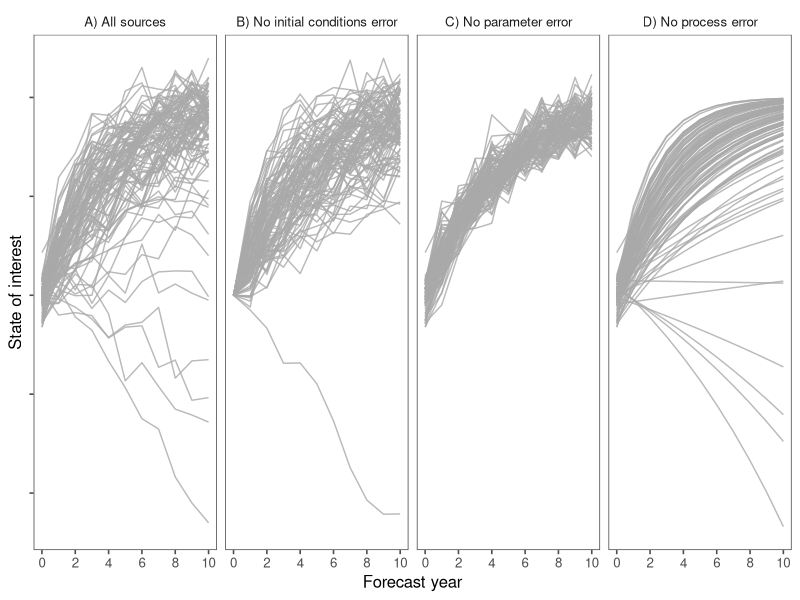
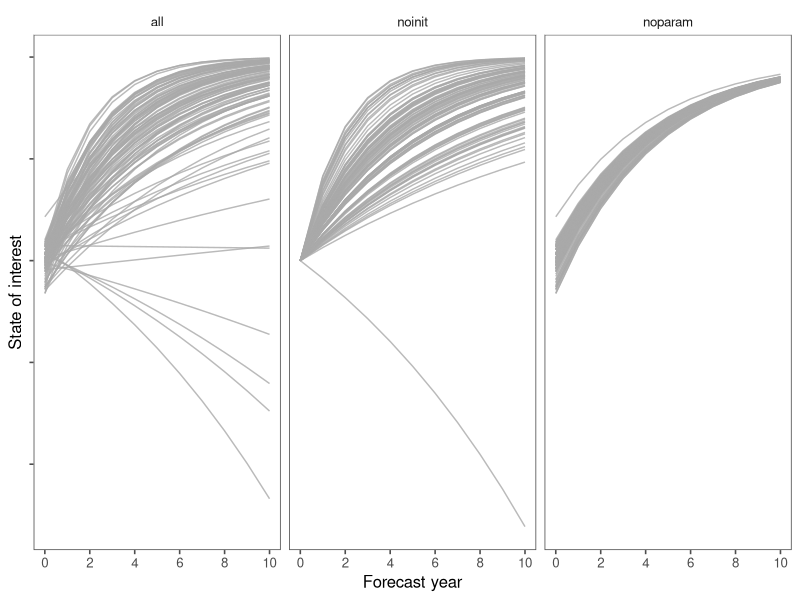

These figures' R source, in order: (Note: this script raises an error after producing the figures.)
################################################################################
##  generate_forecast_fxns.R: Script to generate a forecast time series. 
##  The simulated data can then be used to test the forecast partitioning
##  approach. The forecast generation process includes error from 
##  initial conditions uncertainty, parameter error, driver uncertainty, and 
##  process error.
##
##  Author: Andrew Tredennick
##  Date created: March 13, 2018
################################################################################

##  Clear the workspace
rm(list = ls(all.names = TRUE))


####
####  LOAD LIBRARIES -----------------------------------------------------------
####
library(tidyverse)
library(dplyr)
library(ggthemes)



####
####  DEFINE SIMULATOR FUNCTION ------------------------------------------------
####
generate_forecast <- function(z_bar, 
                              z_sigma, 
                              a_bar,
                              a_sigma,
                              theta_bar = NULL, 
                              theta_sigma = NULL, 
                              x_bar = NULL, 
                              x_sigma = NULL, 
                              proc_sigma, 
                              n_times, 
                              n_iters,
                              seed = NULL){
  if(is.null(seed) == FALSE){
    set.seed(seed)
  }
  
  if(is.null(x_bar) == FALSE){
    if(is.matrix(x_bar) == FALSE){
      stop("x_bar must be a matrix even if only providing one covariate.
           Coerce to a single column matrix, with the number of rows equal
           to the number of time steps to be forecast.")
    }
    
    if((ncol(x_bar)-1) != length(theta_bar)){
      stop("The number of covariates [ncol(x_bar)] and the number of
           coefficients [length(theta_bar)] do not match.")
    }
  }
 
  
  # Generate vector of initial conditions
  Z <- rnorm(n_iters, z_bar, z_sigma)
  
  # Generate vector of autoregressive terms
  A <- rnorm(n_iters, a_bar, a_sigma)
  
  # Generate array of time-varying covariates
  if(is.null(x_bar) == FALSE){
    X <- array(NA, dim = c((ncol(x_bar)+1), n_iters, n_times))
    X[1,,] <- 1 # make first rows 1 for the intercept
    for(dot in 1:n_times){
      for(dox in 1:ncol(x_bar)){
        X[dox+1,,dot] <- rnorm(n_iters, x_bar[dot,dox], x_sigma[dot,dox])
      }
    }
  }
  
  
  # Generate matrix of time-invariant parameters
  if(is.null(theta_bar) == FALSE){
    Theta <- matrix(NA, length(theta_bar), n_iters)
    for(dotheta in 1:length(theta_bar)){
      Theta[, dotheta] <- rnorm(n_iters, theta_bar[dotheta], theta_sigma[dotheta])
    }
  }
  
  # Generate matrix of forecasts
  forecasts <- matrix(NA, n_times+1, n_iters)
  forecasts[1,] <- Z
  
  if(is.null(theta_bar)){
    for(iiter in 1:n_times){
      Z <- A*Z
      forecasts[iiter+1, ] <- rnorm(n_iters, Z, proc_sigma) 
    }
  }else{
    for(iiter in 1:n_times){
      mu <- A*Z[iiter] + X[iiter, ]*Theta
      forecasts[iiter, ] <- rnorm(n_iters, mu, proc_sigma) 
    }
  }
  
  return(forecasts)
}



####
####  GENERATE FORECASTS -------------------------------------------------------
####
z_bar <- -20
z_sigma <- 1.5
a_bar <- 0.8
a_sigma <- 0.1
proc_sigma <- 1.6
n_times <- 10
n_iters <- 100
seed <- 126

outcasts_all <- generate_forecast(z_bar,
                                  z_sigma, 
                                  a_bar,
                                  a_sigma,
                                  theta_bar = NULL, 
                                  theta_sigma = NULL, 
                                  x_bar = NULL, 
                                  x_sigma = NULL, 
                                  proc_sigma, 
                                  n_times, 
                                  n_iters,
                                  seed)

outcasts_noproc <- generate_forecast(z_bar,
                                  z_sigma, 
                                  a_bar,
                                  a_sigma,
                                  theta_bar = NULL, 
                                  theta_sigma = NULL, 
                                  x_bar = NULL, 
                                  x_sigma = NULL, 
                                  proc_sigma = 0, 
                                  n_times, 
                                  n_iters,
                                  seed)

outcasts_noparam <- generate_forecast(z_bar,
                                  z_sigma, 
                                  a_bar,
                                  a_sigma = 0,
                                  theta_bar = NULL, 
                                  theta_sigma = NULL, 
                                  x_bar = NULL, 
                                  x_sigma = NULL, 
                                  proc_sigma, 
                                  n_times, 
                                  n_iters,
                                  seed)

outcasts_noinit <- generate_forecast(z_bar,
                                      z_sigma = 0, 
                                      a_bar,
                                      a_sigma,
                                      theta_bar = NULL, 
                                      theta_sigma = NULL, 
                                      x_bar = NULL, 
                                      x_sigma = NULL, 
                                      proc_sigma, 
                                      n_times, 
                                      n_iters,
                                      seed)

outcasts_combined <- as.data.frame(outcasts_all) %>%
  mutate(year = 0:n_times) %>%
  gather(key,value,-year) %>%
  mutate(simulation = "A) All sources") %>%
  rbind(as.data.frame(outcasts_noproc) %>%
          mutate(year = 0:n_times) %>%
          gather(key,value,-year) %>%
          mutate(simulation = "D) No process error")) %>%
  rbind(as.data.frame(outcasts_noinit) %>%
          mutate(year = 0:n_times) %>%
          gather(key,value,-year) %>%
          mutate(simulation = "B) No initial conditions error")) %>%
  rbind(as.data.frame(outcasts_noparam) %>%
          mutate(year = 0:n_times) %>%
          gather(key,value,-year) %>%
          mutate(simulation = "C) No parameter error"))

ggplot(outcasts_combined, aes(x = year, y = value, group = key))+
  geom_line(color = "darkgrey", alpha = 0.8)+
  facet_wrap(~simulation, ncol = 4)+
  scale_x_continuous(breaks = c(0,2,4,6,8,10))+
  ylab("State of interest")+
  xlab("Forecast year")+
  theme_few()+
  theme(axis.text.y = element_blank())
# ggsave(filename = "../figures/forecast_uncertainty_example.pdf", width = 8.5, height = 3, units = "in")



####
####  TEST CASE OF ANOVA WITH 2 SOURCES OF ERROR ONLY --------------------------
####
z_bar <- -20
z_sigma <- 1.5
a_bar <- 0.8
a_sigma <- 0.1
proc_sigma <- 0
n_times <- 10
n_iters <- 100
seed <- 126

outcasts_all <- generate_forecast(z_bar,
                                  z_sigma, 
                                  a_bar,
                                  a_sigma,
                                  theta_bar = NULL, 
                                  theta_sigma = NULL, 
                                  x_bar = NULL, 
                                  x_sigma = NULL, 
                                  proc_sigma, 
                                  n_times, 
                                  n_iters,
                                  seed)

outcasts_noinit <- generate_forecast(z_bar,
                                     z_sigma = 0, 
                                     a_bar,
                                     a_sigma,
                                     theta_bar = NULL, 
                                     theta_sigma = NULL, 
                                     x_bar = NULL, 
                                     x_sigma = NULL, 
                                     proc_sigma, 
                                     n_times, 
                                     n_iters,
                                     seed)

outcasts_noparam <- generate_forecast(z_bar,
                                      z_sigma, 
                                      a_bar,
                                      a_sigma = 0,
                                      theta_bar = NULL, 
                                      theta_sigma = NULL, 
                                      x_bar = NULL, 
                                      x_sigma = NULL, 
                                      proc_sigma, 
                                      n_times, 
                                      n_iters,
                                      seed)

outcasts_combined <- as.data.frame(outcasts_all) %>%
  mutate(year = 0:n_times) %>%
  gather(key,value,-year) %>%
  mutate(simulation = "all") %>%
  rbind(as.data.frame(outcasts_noinit) %>%
          mutate(year = 0:n_times) %>%
          gather(key,value,-year) %>%
          mutate(simulation = "noinit")) %>%
  rbind(as.data.frame(outcasts_noparam) %>%
          mutate(year = 0:n_times) %>%
          gather(key,value,-year) %>%
          mutate(simulation = "noparam"))

ggplot(outcasts_combined, aes(x = year, y = value, group = key))+
  geom_line(color = "darkgrey", alpha = 0.8)+
  facet_wrap(~simulation, ncol = 4)+
  scale_x_continuous(breaks = c(0,2,4,6,8,10))+
  ylab("State of interest")+
  xlab("Forecast year")+
  theme_few()+
  theme(axis.text.y = element_blank())

##  Calculate variance
forecast_var <- outcasts_combined %>%
  group_by(year, simulation) %>%
  summarise(variance = var(value)) %>%
  spread(simulation, variance) %>%
  mutate(interaction = noinit + noparam) %>%
  gather(simulation, variance, -year)

mylabs <- c(expression(V^(F)),
            expression(V^(I)+V^(PA)),
            expression(V^(I)),
            expression(V^(PA)))

ggplot(forecast_var, aes(x = year, y = variance))+
  geom_ribbon(aes(ymax = forecast_var[forecast_var$simulation=="all","variance"],
                  ymin = forecast_var[forecast_var$simulation=="interaction","variance"]),
              fill = "grey88")+
  geom_line(aes(color = simulation), size = 1.3)+
  annotate("text", x = 8, y = 30, label = "epsilon^(italic('I,PA'))", parse = TRUE, size = 5)+
  xlab("Forecast year (T+q)")+
  ylab("Forecast variance (V)")+
  scale_color_colorblind(name = NULL, labels = mylabs)+
  scale_x_continuous(breaks = c(0,2,4,6,8,10))+
  theme_few()+
  theme(legend.position = c(0,1),
        legend.justification=c(-0.1, 1.1),
        legend.text=element_text(size=10),
        legend.text.align = 0)
ggsave(filename = "../figures/example_interaction_effect.pdf", width = 3.5, height = 3, units = "in")

interaction_var <- forecast_var %>%
  spread(simulation, variance) %>%
  mutate(interaction_effect = all - interaction)

ggplot(interaction_var, aes(x = year, y = interaction_effect))+
  geom_line()
  
